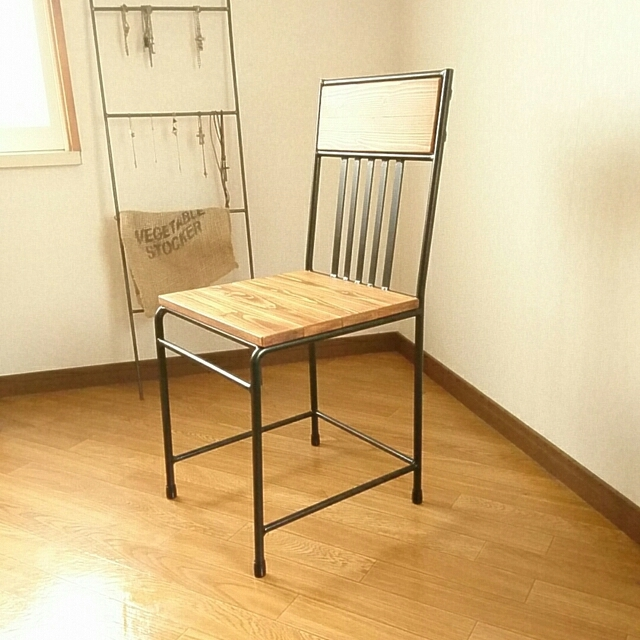
#> input picture 图像处理/OpenCV/01.jpg, 640 x 640 px
$ python '17 直方图反向投影.py'
#> lines starting #> are read from the running program, lines starting #| are printed output that depends on the picture
import cv2 as cv
import numpy
from matplotlib import pyplot


def hist2d_demo(image):
    hsv = cv.cvtColor(image, cv.COLOR_BGR2HSV)
    hist = cv.calcHist([image], [0, 1], None, [100, 250], [0, 100, 0, 256])
    # cv.imshow("hist2D", hist)
    pyplot.imshow(hist, interpolation='nearest')
    pyplot.title("2D Histogram")
    pyplot.show()


def back_projection_demo():
    target = cv.imread("01.jpg")
#> target is the input picture: shape (640, 640, 3); mean B, G, R 138.5, 184.5, 211.6
    sample = cv.imread("sample.jpg")
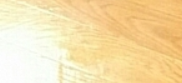
#> input picture 图像处理/OpenCV/sample.jpg, 182 x 83 px
#> sample is the input picture: shape (83, 182, 3); mean B, G, R 172.8, 223, 246.9
    sam_hsv = cv.cvtColor(sample, cv.COLOR_BGR2HSV)
#> sam_hsv: shape (83, 182, 3); mean H, S, V 24.1, 77.4, 247.3
    tar_hsv = cv.cvtColor(target, cv.COLOR_BGR2HSV)
#> tar_hsv: shape (640, 640, 3); mean H, S, V 20.3, 96.6, 211.7

    # 展示图片
    cv.imshow("target", target)
    cv.imshow("sample", sample)

    sam_hist = cv.calcHist([sam_hsv], [0, 1], None, [36, 48], [0, 100, 0, 256])
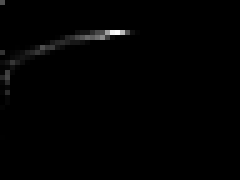
#> sam_hist: shape (36, 48) float32 (shown 5 times larger); min 0, max 1137, mean 8.7; drawn with min black and max white
    cv.normalize(sam_hsv, sam_hsv, 0, 255, cv.NORM_MINMAX)
    dst = cv.calcBackProject([tar_hsv], [0, 1], sam_hist, [0, 100, 0, 256], 1)
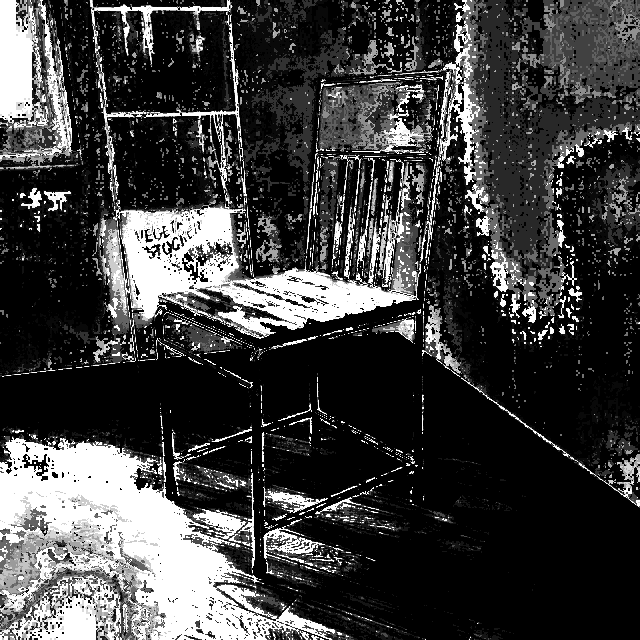
#> dst: shape (640, 640); min 0, max 255, mean 62.8
    cv.imshow("BackProjectionDemo", dst)

# [4 lines of commented-out code are left out]
back_projection_demo()
cv.waitKey(0)
cv.destroyAllWindows()
